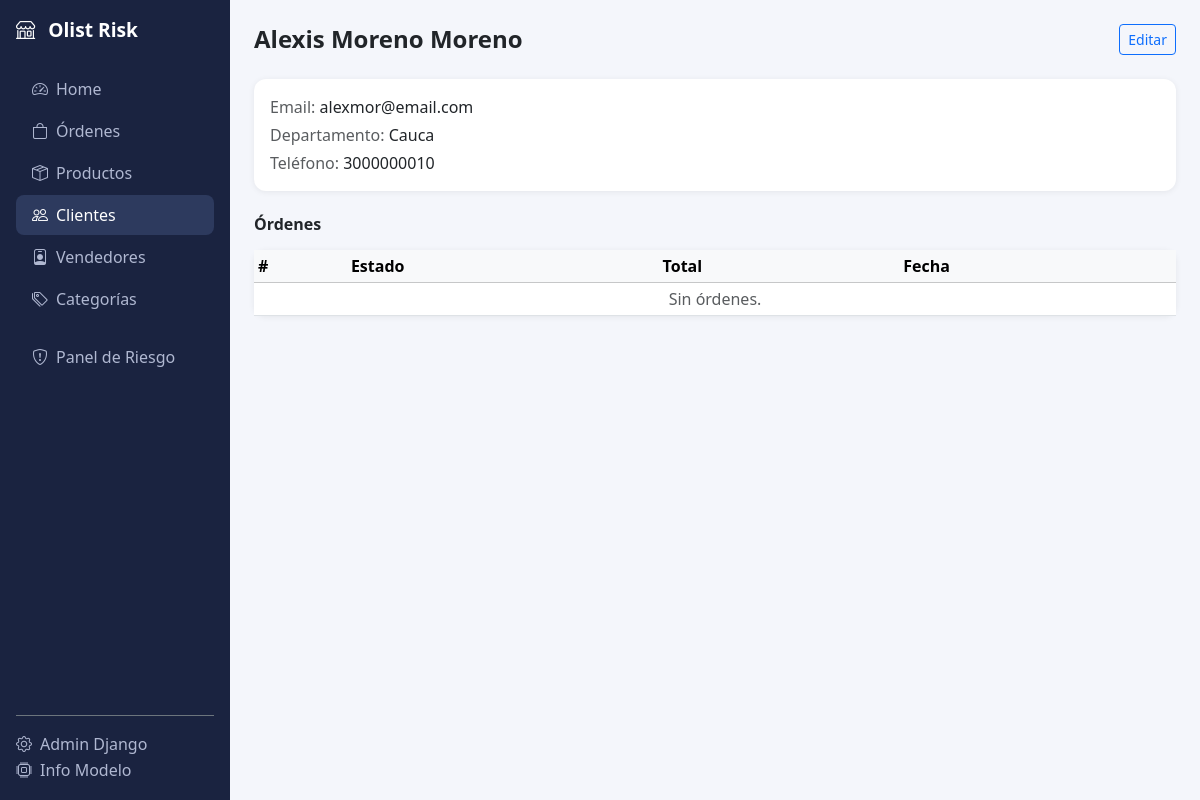
Page /clientes/11/ on the earlier database version.
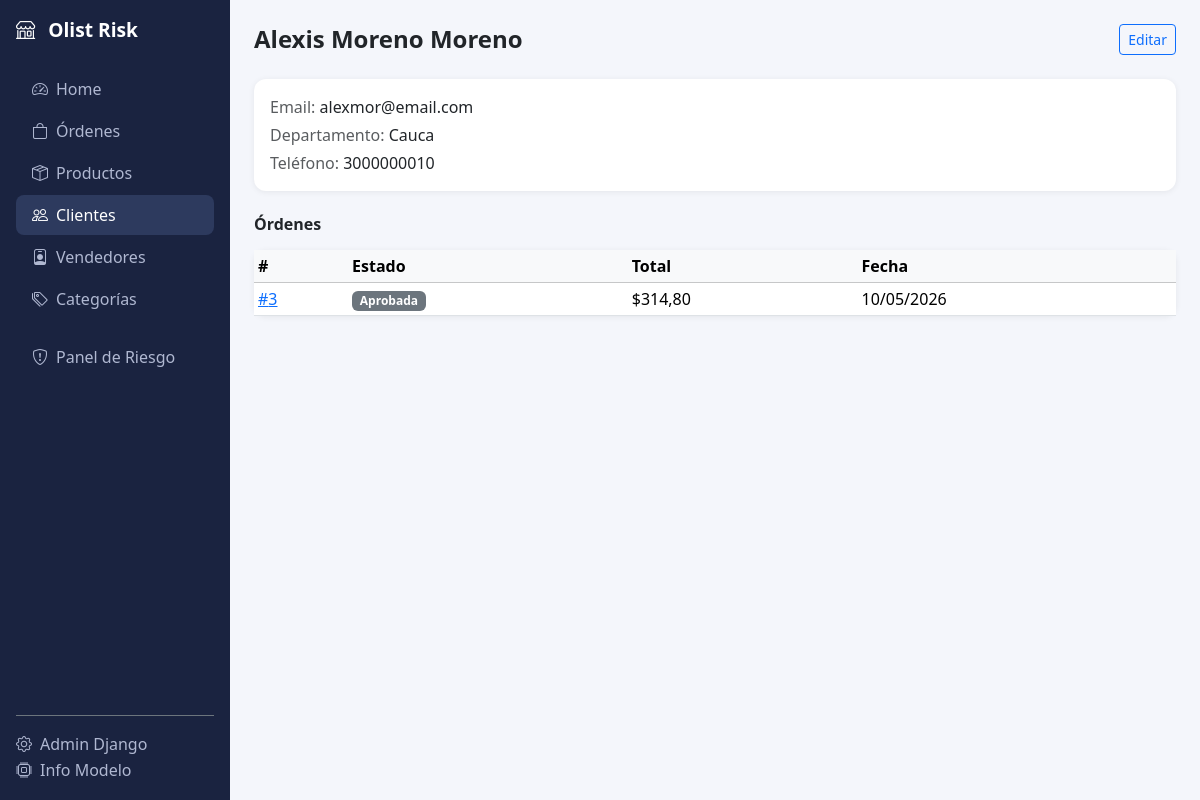
Same page on the later database version.
### marketplace/models.py (models this page shows, shortened)
class Order(models.Model):
    class Status(models.TextChoices):
        PENDING    = "pending",    "Pendiente"
        APPROVED   = "approved",   "Aprobada"
        PROCESSING = "processing", "En proceso"
        SHIPPED    = "shipped",    "Enviada"
        DELIVERED  = "delivered",  "Entregada"
        CANCELLED  = "cancelled",  "Cancelada"
    customer           = models.ForeignKey(Customer, on_delete=models.PROTECT, related_name="orders", verbose_name="Cliente")
    status             = models.CharField(max_length=20, choices=Status.choices, default=Status.PENDING)
    purchase_timestamp = models.DateTimeField(default=timezone.now)
    approved_at        = models.DateTimeField(null=True, blank=True)
    estimated_delivery = models.DateField(null=True, blank=True, verbose_name="Entrega estimada")
    delivered_at       = models.DateTimeField(null=True, blank=True)
    total_items    = models.PositiveIntegerField(default=0)
    total_price    = models.DecimalField(max_digits=14, decimal_places=2, default=0)
    total_freight  = models.DecimalField(max_digits=12, decimal_places=2, default=0)
    unique_sellers = models.PositiveIntegerField(default=0)
    same_state     = models.BooleanField(default=False)
    month_sin   = models.FloatField(default=0.0)
    month_cos   = models.FloatField(default=0.0)
    weekday_sin = models.FloatField(default=0.0)
    weekday_cos = models.FloatField(default=0.0)
    approval_delay_log     = models.FloatField(default=0.0)
    estimated_delivery_log = models.FloatField(default=0.0)
    created_at = models.DateTimeField(auto_now_add=True)
    updated_at = models.DateTimeField(auto_now=True)
    class Meta:
        verbose_name        = "Orden"
        verbose_name_plural = "Órdenes"
        ordering            = ["-purchase_timestamp"]

### marketplace/views.py (the view)
# urls.py: path("clientes/<int:pk>/",            views.customer_detail,     name="customer_detail"),
def customer_detail(request, pk):
    customer = get_object_or_404(Customer, pk=pk)
    orders   = customer.orders.order_by("-purchase_timestamp")
    return render(request, "marketplace/customer_detail.html", {"customer": customer, "orders": orders})

### marketplace/templates/marketplace/customer_detail.html (shortened to what this page needs)
{% extends "marketplace/base.html" %}
{% block content %}
<div class="d-flex justify-content-between align-items-center mb-4">
  <h4 class="fw-bold mb-0">{{ customer.name }}</h4>
  <a href="{% url 'marketplace:customer_edit' customer.pk %}" class="btn btn-outline-primary btn-sm">Editar</a>
</div>
<div class="card p-3 mb-4">
  <p class="mb-1"><span class="text-muted">Email:</span> {{ customer.email }}</p>
  <p class="mb-1"><span class="text-muted">Departamento:</span> {{ customer.get_customer_state_display }}</p>
  <p class="mb-0"><span class="text-muted">Teléfono:</span> {{ customer.phone|default:"—" }}</p>
</div>
<h6 class="fw-bold mb-3">Órdenes</h6>
<div class="card">
  <table class="table table-sm mb-0">
    <thead class="table-light"><tr><th>#</th><th>Estado</th><th>Total</th><th>Fecha</th></tr></thead>
    <tbody>
      {% for o in orders %}
      <tr>
        <td><a href="{% url 'marketplace:order_detail' o.pk %}">#{{ o.pk }}</a></td>
        <td><span class="badge bg-secondary">{{ o.get_status_display }}</span></td>
        <td>${{ o.total_price }}</td>
        <td>{{ o.purchase_timestamp|date:"d/m/Y" }}</td>
      </tr>
      {% empty %}
      <tr><td colspan="4" class="text-muted text-center">Sin órdenes.</td></tr>
      {% endfor %}
    </tbody>
  </table>
</div>
{% endblock %}

Differences in the rows shown:
added Order: pk "3", status "Aprobada", total_price "314,80", purchase_timestamp "10/05/2026"
Other differences:
text no longer shown: "Sin órdenes."
